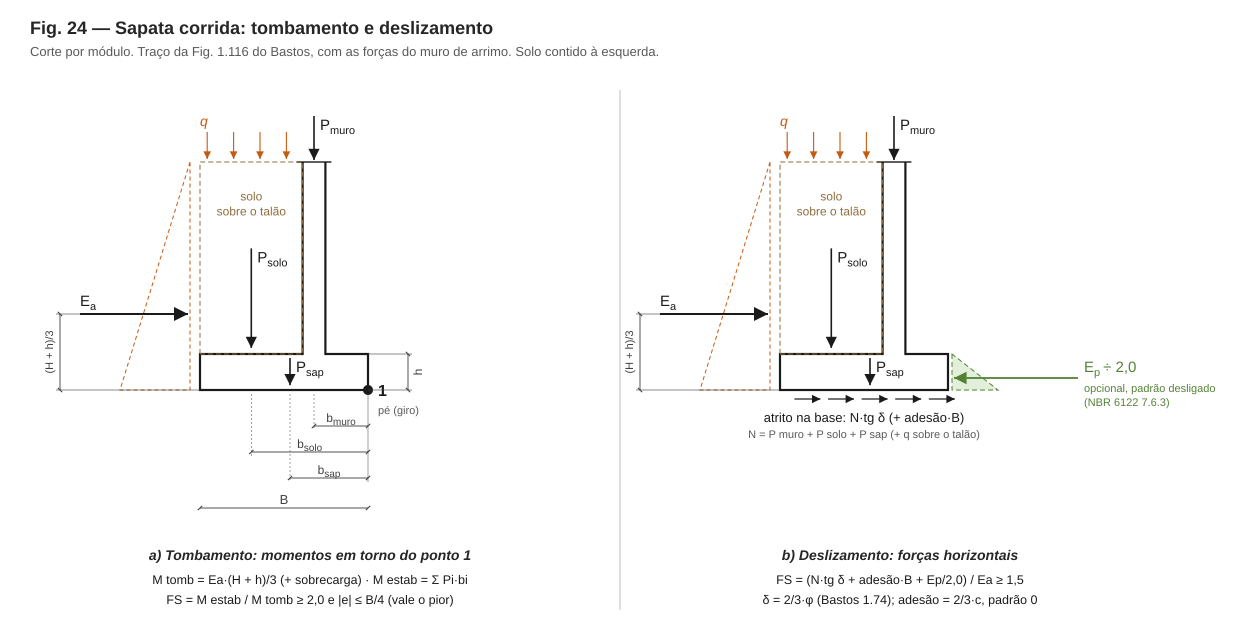

Here is the Python script that generated this plot:
# Fig. 16 — Tombamento e deslizamento da sapata corrida, no traço da Fig. 1.116 do Bastos (UNESP, Sapatas, §1.8)
from figlib import SVG, C
K = '#1a1a1a'; G = '#548235'
S = 120.0
W, H = 1240, 620
s = SVG(W, H)
s.defs.append('<marker id="arrK" viewBox="0 0 10 10" refX="10" refY="5" markerWidth="7" markerHeight="7" orient="auto-start-reverse"><path d="M0,0 L10,5 L0,10 z" fill="%s"/></marker>' % K)
s.defs.append('<marker id="arrG" viewBox="0 0 10 10" refX="10" refY="5" markerWidth="7" markerHeight="7" orient="auto-start-reverse"><path d="M0,0 L10,5 L0,10 z" fill="%s"/></marker>' % G)
s.text(30, 34, 'Fig. 24 — Sapata corrida: tombamento e deslizamento', size=18, anchor='start', weight='bold')
s.text(30, 56, 'Corte por módulo. Traço da Fig. 1.116 do Bastos, com as forças do muro de arrimo. Solo contido à esquerda.', size=13, anchor='start', color=C['note'])
B, a, t, hs, Hm = 1.40, 0.95, 0.19, 0.30, 1.60
def painel(x0, yb, tomb):
    X = lambda v: x0 + v * S; Y = lambda v: yb - v * S
    # contorno: sapata + muro (linha preta, sem hachura, como no Bastos)
    s.pline([(X(a - t/2), Y(hs + Hm)), (X(a - t/2), Y(hs)), (X(0), Y(hs)), (X(0), Y(0)), (X(B), Y(0)), (X(B), Y(hs)),
             (X(a + t/2), Y(hs)), (X(a + t/2), Y(hs + Hm))], stroke=K, sw=2.2)
    s.line(X(a - t/2) - 6, Y(hs + Hm), X(a + t/2) + 6, Y(hs + Hm), stroke=K, sw=1.4)
    # solo sobre o talão (contorno tracejado)
    s.poly([(X(0), Y(hs)), (X(a - t/2), Y(hs)), (X(a - t/2), Y(hs + Hm)), (X(0), Y(hs + Hm))], fill='none', stroke=C['soil'], sw=1, extra='stroke-dasharray="5,3"')
    s.text(X((a - t/2) / 2), Y(hs + Hm * 0.80), 'solo', size=12, color=C['soil'])
    s.text(X((a - t/2) / 2), Y(hs + Hm * 0.80) + 15, 'sobre o talão', size=12, color=C['soil'])
    # cargas verticais
    def vert(xv, ytop, ybot, lab, side=1):
        s.arrow(X(xv), ytop, X(xv), ybot, color=K, sw=1.6, marker='arrK')
        s.text(X(xv) + side * 6, ytop + 14, lab, size=15, anchor='start' if side > 0 else 'end', color=K)
    vert(a, Y(hs + Hm) - 46, Y(hs + Hm) - 2, 'P<tspan font-size="11" dy="4">muro</tspan>')
    vert((a - t/2) / 2, Y(hs + Hm * 0.55), Y(hs + 0.05), 'P<tspan font-size="11" dy="4">solo</tspan>')
    vert(B / 2 + 0.05, Y(hs) + 4, Y(0.04), 'P<tspan font-size="11" dy="4">sap</tspan>')
    for k in range(4):
        xx = 0.06 + k * 0.22
        s.arrow(X(xx), Y(hs + Hm) - 30, X(xx), Y(hs + Hm) - 3, color=C['load'], sw=1.1)
    s.text(X(0), Y(hs + Hm) - 36, 'q', size=14, anchor='start', color=C['load'], italic=True)
    # empuxo ativo (triângulo até a base da sapata) e resultante
    Ht = hs + Hm; px = X(0) - 10
    s.poly([(px, Y(Ht)), (px - 70, Y(0)), (px, Y(0))], fill='none', stroke=C['load'], sw=1, extra='stroke-dasharray="4,3"')
    s.arrow(px - 110, Y(Ht / 3), px - 2, Y(Ht / 3), color=K, sw=2.0, marker='arrK')
    s.text(px - 110, Y(Ht / 3) - 8, 'E<tspan font-size="11" dy="4">a</tspan>', size=15, anchor='start', color=K)
    s.dim_v(px - 130, Y(Ht / 3), Y(0), '(H + h)/3', side=-1, ext_from=(px - 110, X(0)), size=11)
    if tomb:
        # ponto 1 no pé
        s.circle(X(B), Y(0), 5, fill=K)
        s.text(X(B) + 10, Y(0) + 6, '1', size=16, anchor='start', color=K, weight='bold')
        s.text(X(B) + 10, Y(0) + 24, 'pé (giro)', size=11, anchor='start', color=C['note'])
        # braços até o ponto 1
        yy = Y(0) + 36
        for xv, lab, dy in ((a, 'b<tspan font-size="10" dy="3">muro</tspan>', 0), ((a - t/2) / 2, 'b<tspan font-size="10" dy="3">solo</tspan>', 26), (B / 2 + 0.05, 'b<tspan font-size="10" dy="3">sap</tspan>', 52)):
            s.dim_h(X(xv), X(B), yy + dy, lab, size=12, off_text=-4)
            s.line(X(xv), Y(0) + 4, X(xv), yy + dy + 4, stroke=C['dim'], sw=0.5, extra='stroke-dasharray="2,2"')
        s.line(X(B), Y(0) + 4, X(B), yy + 56, stroke=C['dim'], sw=0.5)
        s.dim_h(X(0), X(B), yy + 82, 'B', size=13, off_text=-4)
    else:
        # atrito na base
        for k in range(5):
            xx = 0.12 + k * 0.28
            s.arrow(X(xx), Y(0) + 9, X(xx) + 26, Y(0) + 9, color=K, sw=1.2, marker='arrK')
        s.text(X(B / 2), Y(0) + 32, 'atrito na base: N·tg δ  (+ adesão·B)', size=13, color=K)
        s.text(X(B / 2), Y(0) + 48, 'N = P muro + P solo + P sap (+ q sobre o talão)', size=11, color=C['note'])
        # passivo opcional na frente
        s.poly([(X(B) + 4, Y(hs)), (X(B) + 4, Y(0)), (X(B) + 50, Y(0))], fill='#e2efda', stroke=G, sw=1, extra='stroke-dasharray="5,3"')
        s.arrow(X(B) + 130, Y(hs / 3), X(B) + 6, Y(hs / 3), color=G, sw=1.8, marker='arrG')
        s.text(X(B) + 136, Y(hs / 3) - 6, 'E<tspan font-size="11" dy="4">p</tspan><tspan dy="-4" dx="3">÷ 2,0</tspan>', size=15, anchor='start', color=G)
        s.text(X(B) + 136, Y(hs / 3) + 14, 'opcional, padrão desligado', size=11, anchor='start', color=G)
        s.text(X(B) + 136, Y(hs / 3) + 28, '(NBR 6122 7.6.3)', size=11, anchor='start', color=G)
    if tomb: s.dim_v(X(B) + 40, Y(hs), Y(0), 'h', side=2, ext_from=(X(B), X(B)), size=12)
# painel (a): tombamento
painel(200, 390, True)
s.text(310, 560, 'a) Tombamento: momentos em torno do ponto 1', size=14, weight='bold', italic=True)
for i, l in enumerate(['M<tspan font-size="10" dy="3">tomb</tspan><tspan dy="-3"> = E</tspan><tspan font-size="10" dy="3">a</tspan><tspan dy="-3">·(H + h)/3  (+ empuxo da sobrecarga)</tspan>',
                       'M<tspan font-size="10" dy="3">estab</tspan><tspan dy="-3"> = Σ P</tspan><tspan font-size="10" dy="3">i</tspan><tspan dy="-3">·b</tspan><tspan font-size="10" dy="3">i</tspan>',
                       'FS = M<tspan font-size="10" dy="3">estab</tspan><tspan dy="-3"> / M</tspan><tspan font-size="10" dy="3">tomb</tspan><tspan dy="-3"> ≥ 2,0  e  |e| ≤ B/4</tspan>']):
    s.text(130, 662 + i * 0, '', size=1)
s.text(310, 584, 'M tomb = Ea·(H + h)/3 (+ sobrecarga)   ·   M estab = Σ Pi·bi', size=12.5, color=K)
s.text(310, 604, 'FS = M estab / M tomb ≥ 2,0  e  |e| ≤ B/4 (vale o pior)', size=12.5, color=K)
# painel (b): deslizamento
painel(780, 390, False)
s.text(900, 560, 'b) Deslizamento: forças horizontais', size=14, weight='bold', italic=True)
s.text(900, 584, 'FS = (N·tg δ + adesão·B + Ep/2,0) / Ea ≥ 1,5', size=12.5, color=K)
s.text(900, 604, 'δ = 2/3·φ (Bastos 1.74); adesão = 2/3·c, padrão 0', size=12.5, color=K)
s.line(620, 90, 620, 610, stroke='#bfbfbf', sw=1)
s.save('fig24_tomb_desl.svg'); print('ok')
